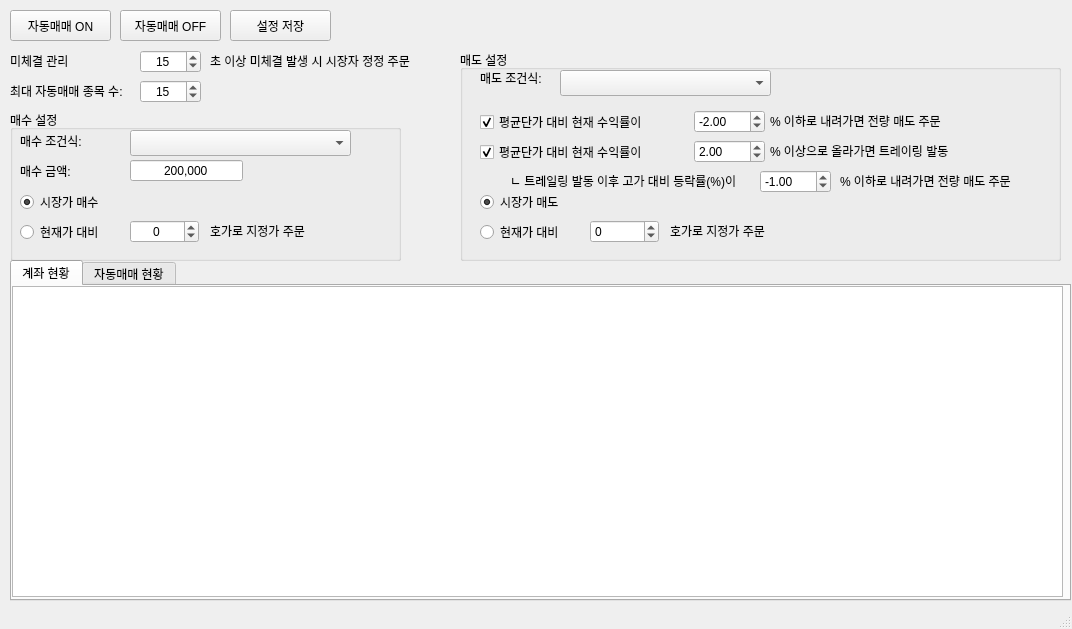
<?xml version="1.0" encoding="UTF-8"?>
<ui version="4.0">
 <class>MainWindow</class>
 <widget class="QMainWindow" name="MainWindow">
  <property name="geometry">
   <rect>
    <x>0</x>
    <y>0</y>
    <width>1072</width>
    <height>629</height>
   </rect>
  </property>
  <property name="minimumSize">
   <size>
    <width>1072</width>
    <height>600</height>
   </size>
  </property>
  <property name="baseSize">
   <size>
    <width>1072</width>
    <height>600</height>
   </size>
  </property>
  <property name="windowTitle">
   <string>Auto Trader</string>
  </property>
  <widget class="QWidget" name="centralwidget">
   <widget class="QTabWidget" name="tabWidget">
    <property name="geometry">
     <rect>
      <x>10</x>
      <y>260</y>
      <width>1061</width>
      <height>341</height>
     </rect>
    </property>
    <property name="currentIndex">
     <number>0</number>
    </property>
    <widget class="QWidget" name="tab_2">
     <attribute name="title">
      <string>계좌 현황</string>
     </attribute>
     <widget class="QTableView" name="accountInfoTableView">
      <property name="geometry">
       <rect>
        <x>0</x>
        <y>0</y>
        <width>1051</width>
        <height>311</height>
       </rect>
      </property>
     </widget>
    </widget>
    <widget class="QWidget" name="tab">
     <attribute name="title">
      <string>자동매매 현황</string>
     </attribute>
     <widget class="QTableView" name="autoTradeInfoTableView">
      <property name="geometry">
       <rect>
        <x>0</x>
        <y>0</y>
        <width>1051</width>
        <height>311</height>
       </rect>
      </property>
     </widget>
    </widget>
   </widget>
   <widget class="QGroupBox" name="groupBox">
    <property name="geometry">
     <rect>
      <x>10</x>
      <y>110</y>
      <width>391</width>
      <height>151</height>
     </rect>
    </property>
    <property name="title">
     <string>매수 설정</string>
    </property>
    <widget class="QComboBox" name="buyConditionComboBox">
     <property name="geometry">
      <rect>
       <x>120</x>
       <y>20</y>
       <width>221</width>
       <height>26</height>
      </rect>
     </property>
    </widget>
    <widget class="QLabel" name="label_2">
     <property name="geometry">
      <rect>
       <x>10</x>
       <y>20</y>
       <width>81</width>
       <height>21</height>
      </rect>
     </property>
     <property name="text">
      <string>매수 조건식:</string>
     </property>
    </widget>
    <widget class="QLineEdit" name="buyAmountLineEdit">
     <property name="geometry">
      <rect>
       <x>120</x>
       <y>50</y>
       <width>113</width>
       <height>21</height>
      </rect>
     </property>
     <property name="inputMask">
      <string/>
     </property>
     <property name="text">
      <string>200,000</string>
     </property>
     <property name="maxLength">
      <number>32767</number>
     </property>
     <property name="alignment">
      <set>Qt::AlignmentFlag::AlignCenter</set>
     </property>
    </widget>
    <widget class="QLabel" name="label">
     <property name="geometry">
      <rect>
       <x>10</x>
       <y>50</y>
       <width>61</width>
       <height>21</height>
      </rect>
     </property>
     <property name="text">
      <string>매수 금액:</string>
     </property>
    </widget>
    <widget class="QRadioButton" name="marketBuyRadioButton">
     <property name="geometry">
      <rect>
       <x>10</x>
       <y>80</y>
       <width>100</width>
       <height>24</height>
      </rect>
     </property>
     <property name="text">
      <string>시장가 매수</string>
     </property>
     <property name="checked">
      <bool>true</bool>
     </property>
    </widget>
    <widget class="QRadioButton" name="limitBuyRadioButton">
     <property name="geometry">
      <rect>
       <x>10</x>
       <y>110</y>
       <width>100</width>
       <height>24</height>
      </rect>
     </property>
     <property name="text">
      <string>현재가 대비</string>
     </property>
    </widget>
    <widget class="QSpinBox" name="limitBuySpinBox">
     <property name="geometry">
      <rect>
       <x>120</x>
       <y>110</y>
       <width>69</width>
       <height>23</height>
      </rect>
     </property>
     <property name="alignment">
      <set>Qt::AlignmentFlag::AlignCenter</set>
     </property>
     <property name="minimum">
      <number>-10</number>
     </property>
     <property name="maximum">
      <number>10</number>
     </property>
    </widget>
    <widget class="QLabel" name="label_4">
     <property name="geometry">
      <rect>
       <x>200</x>
       <y>110</y>
       <width>111</width>
       <height>21</height>
      </rect>
     </property>
     <property name="text">
      <string>호가로 지정가 주문</string>
     </property>
    </widget>
   </widget>
   <widget class="QGroupBox" name="groupBox_2">
    <property name="geometry">
     <rect>
      <x>460</x>
      <y>50</y>
      <width>601</width>
      <height>211</height>
     </rect>
    </property>
    <property name="title">
     <string>매도 설정</string>
    </property>
    <widget class="QDoubleSpinBox" name="stopLossDoubleSpinBox">
     <property name="geometry">
      <rect>
       <x>234</x>
       <y>60</y>
       <width>71</width>
       <height>23</height>
      </rect>
     </property>
     <property name="minimum">
      <double>-99.000000000000000</double>
     </property>
     <property name="singleStep">
      <double>0.100000000000000</double>
     </property>
     <property name="value">
      <double>-2.000000000000000</double>
     </property>
    </widget>
    <widget class="QDoubleSpinBox" name="trailingStopDoubleSpinBox1">
     <property name="geometry">
      <rect>
       <x>234</x>
       <y>90</y>
       <width>71</width>
       <height>23</height>
      </rect>
     </property>
     <property name="minimum">
      <double>-99.000000000000000</double>
     </property>
     <property name="singleStep">
      <double>0.100000000000000</double>
     </property>
     <property name="value">
      <double>2.000000000000000</double>
     </property>
    </widget>
    <widget class="QLabel" name="label_7">
     <property name="geometry">
      <rect>
       <x>50</x>
       <y>120</y>
       <width>251</width>
       <height>21</height>
      </rect>
     </property>
     <property name="text">
      <string>ㄴ 트레일링 발동 이후 고가 대비 등락률(%)이</string>
     </property>
    </widget>
    <widget class="QLabel" name="label_5">
     <property name="geometry">
      <rect>
       <x>380</x>
       <y>120</y>
       <width>201</width>
       <height>21</height>
      </rect>
     </property>
     <property name="text">
      <string>% 이하로 내려가면 전량 매도 주문</string>
     </property>
    </widget>
    <widget class="QCheckBox" name="trailingStopCheckBox">
     <property name="geometry">
      <rect>
       <x>20</x>
       <y>90</y>
       <width>191</width>
       <height>24</height>
      </rect>
     </property>
     <property name="text">
      <string>평균단가 대비 현재 수익률이</string>
     </property>
     <property name="checkable">
      <bool>true</bool>
     </property>
     <property name="checked">
      <bool>true</bool>
     </property>
    </widget>
    <widget class="QDoubleSpinBox" name="trailingStopDoubleSpinBox2">
     <property name="geometry">
      <rect>
       <x>300</x>
       <y>120</y>
       <width>71</width>
       <height>23</height>
      </rect>
     </property>
     <property name="minimum">
      <double>-99.000000000000000</double>
     </property>
     <property name="singleStep">
      <double>0.100000000000000</double>
     </property>
     <property name="value">
      <double>-1.000000000000000</double>
     </property>
    </widget>
    <widget class="QCheckBox" name="stopLossCheckBox">
     <property name="geometry">
      <rect>
       <x>20</x>
       <y>60</y>
       <width>191</width>
       <height>24</height>
      </rect>
     </property>
     <property name="text">
      <string>평균단가 대비 현재 수익률이</string>
     </property>
     <property name="checked">
      <bool>true</bool>
     </property>
    </widget>
    <widget class="QLabel" name="label_6">
     <property name="geometry">
      <rect>
       <x>310</x>
       <y>90</y>
       <width>201</width>
       <height>21</height>
      </rect>
     </property>
     <property name="text">
      <string>% 이상으로 올라가면 트레이링 발동</string>
     </property>
    </widget>
    <widget class="QLabel" name="label_3">
     <property name="geometry">
      <rect>
       <x>20</x>
       <y>20</y>
       <width>81</width>
       <height>16</height>
      </rect>
     </property>
     <property name="text">
      <string>매도 조건식:</string>
     </property>
    </widget>
    <widget class="QComboBox" name="sellConditionComboBox">
     <property name="geometry">
      <rect>
       <x>100</x>
       <y>20</y>
       <width>211</width>
       <height>26</height>
      </rect>
     </property>
    </widget>
    <widget class="QLabel" name="label_8">
     <property name="geometry">
      <rect>
       <x>310</x>
       <y>60</y>
       <width>201</width>
       <height>21</height>
      </rect>
     </property>
     <property name="text">
      <string>% 이하로 내려가면 전량 매도 주문</string>
     </property>
    </widget>
    <widget class="QRadioButton" name="limitSellRadioButton">
     <property name="geometry">
      <rect>
       <x>20</x>
       <y>170</y>
       <width>100</width>
       <height>24</height>
      </rect>
     </property>
     <property name="text">
      <string>현재가 대비</string>
     </property>
    </widget>
    <widget class="QSpinBox" name="limitSellSpinBox">
     <property name="geometry">
      <rect>
       <x>130</x>
       <y>170</y>
       <width>69</width>
       <height>23</height>
      </rect>
     </property>
     <property name="minimum">
      <number>-10</number>
     </property>
     <property name="maximum">
      <number>10</number>
     </property>
    </widget>
    <widget class="QRadioButton" name="marketSellRadioButton">
     <property name="geometry">
      <rect>
       <x>20</x>
       <y>140</y>
       <width>100</width>
       <height>24</height>
      </rect>
     </property>
     <property name="text">
      <string>시장가 매도</string>
     </property>
     <property name="checked">
      <bool>true</bool>
     </property>
    </widget>
    <widget class="QLabel" name="label_9">
     <property name="geometry">
      <rect>
       <x>210</x>
       <y>170</y>
       <width>111</width>
       <height>21</height>
      </rect>
     </property>
     <property name="text">
      <string>호가로 지정가 주문</string>
     </property>
    </widget>
   </widget>
   <widget class="QLabel" name="label_10">
    <property name="geometry">
     <rect>
      <x>210</x>
      <y>50</y>
      <width>231</width>
      <height>21</height>
     </rect>
    </property>
    <property name="text">
     <string>초 이상 미체결 발생 시 시장자 정정 주문</string>
    </property>
   </widget>
   <widget class="QSpinBox" name="amendOrderSpinBox">
    <property name="geometry">
     <rect>
      <x>140</x>
      <y>50</y>
      <width>61</width>
      <height>23</height>
     </rect>
    </property>
    <property name="alignment">
     <set>Qt::AlignmentFlag::AlignCenter</set>
    </property>
    <property name="minimum">
     <number>0</number>
    </property>
    <property name="maximum">
     <number>999</number>
    </property>
    <property name="value">
     <number>15</number>
    </property>
   </widget>
   <widget class="QLabel" name="label_11">
    <property name="geometry">
     <rect>
      <x>10</x>
      <y>50</y>
      <width>91</width>
      <height>21</height>
     </rect>
    </property>
    <property name="text">
     <string>미체결 관리</string>
    </property>
   </widget>
   <widget class="QLabel" name="label_12">
    <property name="geometry">
     <rect>
      <x>10</x>
      <y>80</y>
      <width>141</width>
      <height>21</height>
     </rect>
    </property>
    <property name="text">
     <string>최대 자동매매 종목 수:</string>
    </property>
   </widget>
   <widget class="QSpinBox" name="spinBox_4">
    <property name="geometry">
     <rect>
      <x>140</x>
      <y>80</y>
      <width>61</width>
      <height>23</height>
     </rect>
    </property>
    <property name="alignment">
     <set>Qt::AlignmentFlag::AlignCenter</set>
    </property>
    <property name="minimum">
     <number>0</number>
    </property>
    <property name="maximum">
     <number>999</number>
    </property>
    <property name="value">
     <number>15</number>
    </property>
   </widget>
   <widget class="QPushButton" name="autoOnPushButton">
    <property name="geometry">
     <rect>
      <x>10</x>
      <y>10</y>
      <width>101</width>
      <height>31</height>
     </rect>
    </property>
    <property name="text">
     <string>자동매매 ON</string>
    </property>
   </widget>
   <widget class="QPushButton" name="autoOffPushButton">
    <property name="geometry">
     <rect>
      <x>120</x>
      <y>10</y>
      <width>101</width>
      <height>31</height>
     </rect>
    </property>
    <property name="text">
     <string>자동매매 OFF</string>
    </property>
   </widget>
   <widget class="QPushButton" name="savePushButton">
    <property name="geometry">
     <rect>
      <x>230</x>
      <y>10</y>
      <width>101</width>
      <height>31</height>
     </rect>
    </property>
    <property name="text">
     <string>설정 저장</string>
    </property>
   </widget>
  </widget>
  <widget class="QStatusBar" name="statusbar"/>
 </widget>
 <resources/>
 <connections/>
</ui>
